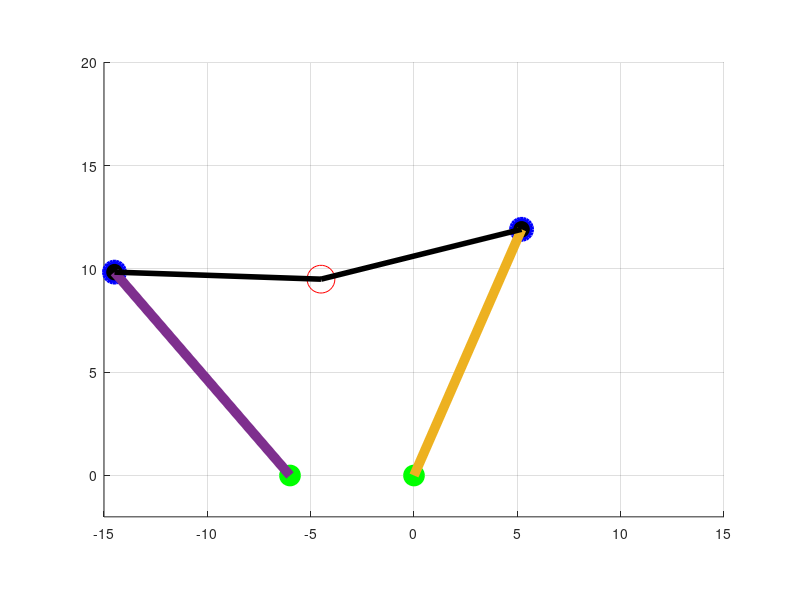

Reproduce this figure in MATLAB.
clear all;
close all;
clc;
% workspace and tests


a=6;
L=13;
l=10;

ya=0;
yb=0;

xa=0;
xb=-a;

x=-4.5;
y=9.5;

P=[x y];

A=[xa ya];
B=[xb yb];


AP=sqrt((x-xa)*(x-xa)+(y-ya)*(y-ya));
BP=sqrt((x-xb)*(x-xb)+(y-yb)*(y-yb));

%theta1=pi-acos((BP*BP+AP*AP-a*a)/(-2*a*AP))-acos((l*l-L*L+AP*AP)/(-2*L*AP));
theta1=pi-acos((L*L-l*l+AP*AP)/(2*L*AP))-atan2(y,-x);
disp('theta1=');
disp(theta1*180/pi); %theta1 angle at A in degrees

%theta2=acos((l*l+BP*BP-L*L)/(-2*BP*L))+acos((AP*AP+BP*BP-a*a)/(-2*a*BP));
theta2=acos((L*L-l*l+BP*BP)/(2*L*BP))+atan2(y,x+a);
disp('theta2=');
disp(theta2*180/pi); %theta2 angle at B i degrees

% % intermediate points :

xbb=xb+L*cos(theta2);
ybb=yb+L*sin(theta2);
disp('lb=');
disp(sqrt((x-xbb)*(x-xbb)+(y-ybb)*(y-ybb)));

xaa=xa+L*cos(theta1);
yaa=ya+L*sin(theta1);
disp('la=');
disp(sqrt((x-xaa)*(x-xaa)+(y-yaa)*(y-yaa)));

% % plot

figure; 
hold on;
plot(x,y,'ro','markers',20);%plot points
%hold on;
plot(xa,ya,'go','MarkerSize',15,'MarkerFaceColor','g');
%hold on;
plot(xb,yb,'go','MarkerSize',15,'MarkerFaceColor','g');
%hold on;
plot(xbb,ybb,'o', 'MarkerEdgeColor','b','MarkerFaceColor','k','MarkerSize',15,'LineWidth',3);
%hold on;
plot(xaa,yaa,'o','MarkerEdgeColor','b','MarkerFaceColor','k','MarkerSize',15,'LineWidth',3);
daspect([1 1 1 ]);
grid on

%hold on; %plot arms
plot([xa xaa],[ya yaa], 'lineWidth',7);
%hold on;
plot([xb xbb],[yb ybb], 'lineWidth',7);
%hold on;
plot([xbb x],[ybb y],'k', 'lineWidth',4);
%hold on;
plot([xaa x],[yaa y],'k', 'lineWidth',4);
hold off
daspect([1 1 1 ]);
xlim([-15 15])
ylim([-2 20])


